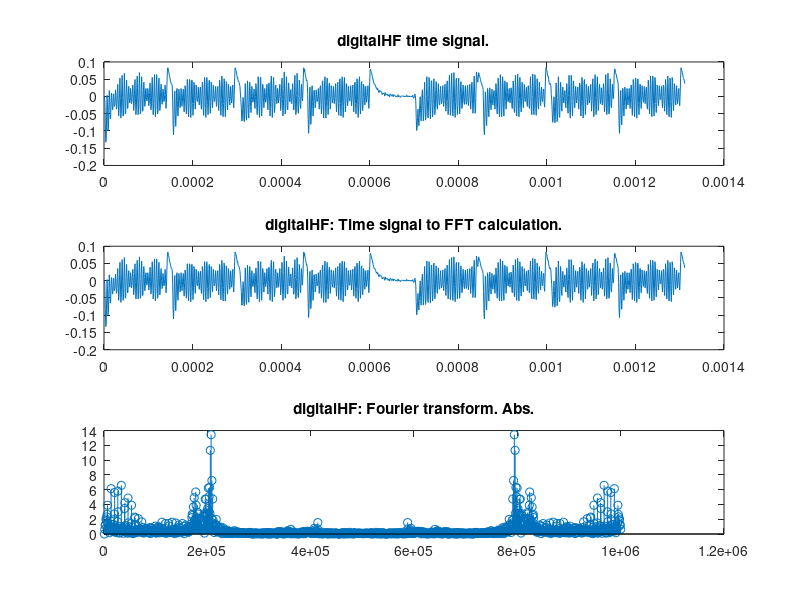

Recreate this plot in MATLAB.
%mducng/SoC/D2/G2touch
%%%%%%%%%%%%%%%%%%%%%%%%%%%%%%%%%%%%%%%%%%%%%%%%%%%%%%%%%%%%%%%%%%%%%%%%%%%
clc;
clear;
close all;
%%%%%%%%%%%%%%%%%%%%%%%%%%%%%%%%%%%%%%%%%%%%%%%%%%%%%%%%%%%%%%%%%%%%%%%%%%%
% load txt file
load EVB1M.txt;
dataraw             = EVB1M;
temp                = size(dataraw);
length_full         = temp(1);
x_full              = dataraw;
%%%%%%%%%%%%%%%%%%%%%%%%%%%%%%%%%%%%%%%%%%%%%%%%%%%%%%%%%%%%%%%%%%%%%%%%%%%
Fs                  = 10^6;  
dt                  = 1/Fs;
t_full              = (0:1:length_full-1)*dt;
%%%%%%%%%%%%%%%%%%%%%%%%%%%%%%%%%%%%%%%%%%%%%%%%%%%%%%%%%%%%%%%%%%%%%%%%%%%
% load DigitalHF:
x_digitalHF_raw     = x_full(4547:1:4547+1312-1);
% Substract mean:
x_digitalHF         = x_digitalHF_raw - mean(x_digitalHF_raw);
t_digitalHF         = (1:1:length(x_digitalHF))*dt;
% FFT calculation for digitalHF
Nfft                = length(x_digitalHF);
deltaF              = Fs/Nfft;
tVectors            = (1:Nfft)*dt;
fVectors            = (1:Nfft)*deltaF;
% digitalHF part to FFT calculation
fftdigitalHFTem     = fft(x_digitalHF(1:1:Nfft),Nfft);
fftdigitalHF        = abs(fftdigitalHFTem);
%%%%%%%%%%%%%%%%%%%%%%%%%%%%%%%%%%%%%%%%%%%%%%%%%%%%%%%%%%%%%%%%%%%%%%%%%%%
% plot Full Beacon LF
figure(6);
subplot(3,1,1);
plot(t_digitalHF,x_digitalHF);
title('digitalHF time signal.');
% plot time signal
subplot(3,1,2);
plot(tVectors,x_digitalHF(1:Nfft));
title("digitalHF: Time signal to FFT calculation.");
%axis([0 Nfft*1/Fs 0 1*scale]);
% plot fft output
subplot(3,1,3);
stem(fVectors,fftdigitalHF);
title('digitalHF: Fourier transform. Abs.'); 
%axis([0 Fs 0 Nfft/2*scale]);
%axis([0 Fs 0 25]);
%%%%%%%%%%%%%%%%%%%%%%%%%%%%%%%%%%%%%%%%%%%%%%%%%%%%%%%%%%%%%%%%%%%%%%%%%%%